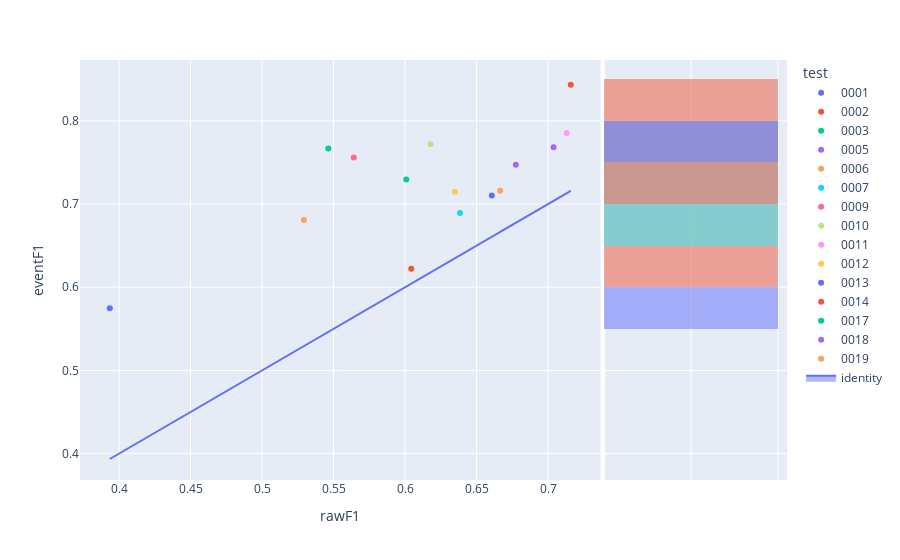

Notebook code for this chart:
### Code cell
fig=px.scatter(experimentModels,x='rawF1',y='eventF1',color='test',hover_name='modelId', marginal_y="histogram")
fig.add_trace(
    go.Scatter(x=experimentModels['rawF1'], y=experimentModels['rawF1'], name="identity", mode='lines',fill="toself")
)
fig.show()

### Figure 1 — Plotly figure (JSON) as saved in the notebook; plotly's stock layout.template omitted (floating-point values rounded to 4 significant figures)
{"data": [{"hovertemplate": "<b>%{hovertext}</b><br><br>test=0001<br>rawF1=%{x}<br>eventF1=%{y}<extra></extra>", "hovertext": ["f3ec491b-0006-4caa-ae15-ae896cb2d67e"], "legendgroup": "0001", "marker": {"color": "#636efa", "symbol": "circle"}, "mode": "markers", "name": "0001", "orientation": "v", "showlegend": true, "type": "scatter", "x": [0.3936], "xaxis": "x", "y": [0.5747], "yaxis": "y"}, {"alignmentgroup": "True", "bingroup": "y", "hovertemplate": "test=0001<br>eventF1=%{y}<br>count=%{x}<extra></extra>", "legendgroup": "0001", "marker": {"color": "#636efa"}, "name": "0001", "offsetgroup": "0001", "opacity": 0.5, "showlegend": false, "type": "histogram", "xaxis": "x2", "y": [0.5747], "yaxis": "y2"}, {"hovertemplate": "<b>%{hovertext}</b><br><br>test=0002<br>rawF1=%{x}<br>eventF1=%{y}<extra></extra>", "hovertext": ["6491a608-d9e0-4af8-bfcb-4213b7921942"], "legendgroup": "0002", "marker": {"color": "#EF553B", "symbol": "circle"}, "mode": "markers", "name": "0002", "orientation": "v", "showlegend": true, "type": "scatter", "x": [0.7159], "xaxis": "x", "y": [0.8434], "yaxis": "y"}, {"alignmentgroup": "True", "bingroup": "y", "hovertemplate": "test=0002<br>eventF1=%{y}<br>count=%{x}<extra></extra>", "legendgroup": "0002", "marker": {"color": "#EF553B"}, "name": "0002", "offsetgroup": "0002", "opacity": 0.5, "showlegend": false, "type": "histogram", "xaxis": "x2", "y": [0.8434], "yaxis": "y2"}, {"hovertemplate": "<b>%{hovertext}</b><br><br>test=0003<br>rawF1=%{x}<br>eventF1=%{y}<extra></extra>", "hovertext": ["257f50f6-47f8-43cb-bd89-084609bb54f4"], "legendgroup": "0003", "marker": {"color": "#00cc96", "symbol": "circle"}, "mode": "markers", "name": "0003", "orientation": "v", "showlegend": true, "type": "scatter", "x": [0.6008], "xaxis": "x", "y": [0.7296], "yaxis": "y"}, {"alignmentgroup": "True", "bingroup": "y", "hovertemplate": "test=0003<br>eventF1=%{y}<br>count=%{x}<extra></extra>", "legendgroup": "0003", "marker": {"color": "#00cc96"}, "name": "0003", "offsetgroup": "0003", "opacity": 0.5, "showlegend": false, "type": "histogram", "xaxis": "x2", "y": [0.7296], "yaxis": "y2"}, {"hovertemplate": "<b>%{hovertext}</b><br><br>test=0005<br>rawF1=%{x}<br>eventF1=%{y}<extra></extra>", "hovertext": ["1531e4ee-35ce-4d1c-a1f9-c3c93a7adb13"], "legendgroup": "0005", "marker": {"color": "#ab63fa", "symbol": "circle"}, "mode": "markers", "name": "0005", "orientation": "v", "showlegend": true, "type": "scatter", "x": [0.6774], "xaxis": "x", "y": [0.7472], "yaxis": "y"}, {"alignmentgroup": "True", "bingroup": "y", "hovertemplate": "test=0005<br>eventF1=%{y}<br>count=%{x}<extra></extra>", "legendgroup": "0005", "marker": {"color": "#ab63fa"}, "name": "0005", "offsetgroup": "0005", "opacity": 0.5, "showlegend": false, "type": "histogram", "xaxis": "x2", "y": [0.7472], "yaxis": "y2"}, {"hovertemplate": "<b>%{hovertext}</b><br><br>test=0006<br>rawF1=%{x}<br>eventF1=%{y}<extra></extra>", "hovertext": ["ea67e468-eb31-4b91-9973-01efd704fdfd"], "legendgroup": "0006", "marker": {"color": "#FFA15A", "symbol": "circle"}, "mode": "markers", "name": "0006", "orientation": "v", "showlegend": true, "type": "scatter", "x": [0.5293], "xaxis": "x", "y": [0.6809], "yaxis": "y"}, {"alignmentgroup": "True", "bingroup": "y", "hovertemplate": "test=0006<br>eventF1=%{y}<br>count=%{x}<extra></extra>", "legendgroup": "0006", "marker": {"color": "#FFA15A"}, "name": "0006", "offsetgroup": "0006", "opacity": 0.5, "showlegend": false, "type": "histogram", "xaxis": "x2", "y": [0.6809], "yaxis": "y2"}, {"hovertemplate": "<b>%{hovertext}</b><br><br>test=0007<br>rawF1=%{x}<br>eventF1=%{y}<extra></extra>", "hovertext": ["36af1678-f8a9-4522-bf98-7726af8393a9"], "legendgroup": "0007", "marker": {"color": "#19d3f3", "symbol": "circle"}, "mode": "markers", "name": "0007", "orientation": "v", "showlegend": true, "type": "scatter", "x": [0.6384], "xaxis": "x", "y": [0.6892], "yaxis": "y"}, {"alignmentgroup": "True", "bingroup": "y", "hovertemplate": "test=0007<br>eventF1=%{y}<br>count=%{x}<extra></extra>", "legendgroup": "0007", "marker": {"color": "#19d3f3"}, "name": "0007", "offsetgroup": "0007", "opacity": 0.5, "showlegend": false, "type": "histogram", "xaxis": "x2", "y": [0.6892], "yaxis": "y2"}, {"hovertemplate": "<b>%{hovertext}</b><br><br>test=0009<br>rawF1=%{x}<br>eventF1=%{y}<extra></extra>", "hovertext": ["da8325b6-379e-496f-acb8-3c105a943c56"], "legendgroup": "0009", "marker": {"color": "#FF6692", "symbol": "circle"}, "mode": "markers", "name": "0009", "orientation": "v", "showlegend": true, "type": "scatter", "x": [0.5641], "xaxis": "x", "y": [0.7559], "yaxis": "y"}, {"alignmentgroup": "True", "bingroup": "y", "hovertemplate": "test=0009<br>eventF1=%{y}<br>count=%{x}<extra></extra>", "legendgroup": "0009", "marker": {"color": "#FF6692"}, "name": "0009", "offsetgroup": "0009", "opacity": 0.5, "showlegend": false, "type": "histogram", "xaxis": "x2", "y": [0.7559], "yaxis": "y2"}, {"hovertemplate": "<b>%{hovertext}</b><br><br>test=0010<br>rawF1=%{x}<br>eventF1=%{y}<extra></extra>", "hovertext": ["a832e8e9-3213-4caf-b34f-cdd51a27167b"], "legendgroup": "0010", "marker": {"color": "#B6E880", "symbol": "circle"}, "mode": "markers", "name": "0010", "orientation": "v", "showlegend": true, "type": "scatter", "x": [0.6178], "xaxis": "x", "y": [0.7719], "yaxis": "y"}, {"alignmentgroup": "True", "bingroup": "y", "hovertemplate": "test=0010<br>eventF1=%{y}<br>count=%{x}<extra></extra>", "legendgroup": "0010", "marker": {"color": "#B6E880"}, "name": "0010", "offsetgroup": "0010", "opacity": 0.5, "showlegend": false, "type": "histogram", "xaxis": "x2", "y": [0.7719], "yaxis": "y2"}, {"hovertemplate": "<b>%{hovertext}</b><br><br>test=0011<br>rawF1=%{x}<br>eventF1=%{y}<extra></extra>", "hovertext": ["8e0df4bf-4d23-4aa8-aa60-b26ac4bc4dbf"], "legendgroup": "0011", "marker": {"color": "#FF97FF", "symbol": "circle"}, "mode": "markers", "name": "0011", "orientation": "v", "showlegend": true, "type": "scatter", "x": [0.713], "xaxis": "x", "y": [0.7853], "yaxis": "y"}, {"alignmentgroup": "True", "bingroup": "y", "hovertemplate": "test=0011<br>eventF1=%{y}<br>count=%{x}<extra></extra>", "legendgroup": "0011", "marker": {"color": "#FF97FF"}, "name": "0011", "offsetgroup": "0011", "opacity": 0.5, "showlegend": false, "type": "histogram", "xaxis": "x2", "y": [0.7853], "yaxis": "y2"}, {"hovertemplate": "<b>%{hovertext}</b><br><br>test=0012<br>rawF1=%{x}<br>eventF1=%{y}<extra></extra>", "hovertext": ["a4b03b48-4c81-4340-b92a-12f602f553a2"], "legendgroup": "0012", "marker": {"color": "#FECB52", "symbol": "circle"}, "mode": "markers", "name": "0012", "orientation": "v", "showlegend": true, "type": "scatter", "x": [0.6349], "xaxis": "x", "y": [0.7147], "yaxis": "y"}, {"alignmentgroup": "True", "bingroup": "y", "hovertemplate": "test=0012<br>eventF1=%{y}<br>count=%{x}<extra></extra>", "legendgroup": "0012", "marker": {"color": "#FECB52"}, "name": "0012", "offsetgroup": "0012", "opacity": 0.5, "showlegend": false, "type": "histogram", "xaxis": "x2", "y": [0.7147], "yaxis": "y2"}, {"hovertemplate": "<b>%{hovertext}</b><br><br>test=0013<br>rawF1=%{x}<br>eventF1=%{y}<extra></extra>", "hovertext": ["36e2b73b-50a2-4f5b-a897-2d47546b9d67"], "legendgroup": "0013", "marker": {"color": "#636efa", "symbol": "circle"}, "mode": "markers", "name": "0013", "orientation": "v", "showlegend": true, "type": "scatter", "x": [0.6606], "xaxis": "x", "y": [0.7104], "yaxis": "y"}, {"alignmentgroup": "True", "bingroup": "y", "hovertemplate": "test=0013<br>eventF1=%{y}<br>count=%{x}<extra></extra>", "legendgroup": "0013", "marker": {"color": "#636efa"}, "name": "0013", "offsetgroup": "0013", "opacity": 0.5, "showlegend": false, "type": "histogram", "xaxis": "x2", "y": [0.7104], "yaxis": "y2"}, {"hovertemplate": "<b>%{hovertext}</b><br><br>test=0014<br>rawF1=%{x}<br>eventF1=%{y}<extra></extra>", "hovertext": ["4c85ce88-cb17-4ddb-b740-096dc6a82d9d"], "legendgroup": "0014", "marker": {"color": "#EF553B", "symbol": "circle"}, "mode": "markers", "name": "0014", "orientation": "v", "showlegend": true, "type": "scatter", "x": [0.6043], "xaxis": "x", "y": [0.6223], "yaxis": "y"}, {"alignmentgroup": "True", "bingroup": "y", "hovertemplate": "test=0014<br>eventF1=%{y}<br>count=%{x}<extra></extra>", "legendgroup": "0014", "marker": {"color": "#EF553B"}, "name": "0014", "offsetgroup": "0014", "opacity": 0.5, "showlegend": false, "type": "histogram", "xaxis": "x2", "y": [0.6223], "yaxis": "y2"}, {"hovertemplate": "<b>%{hovertext}</b><br><br>test=0017<br>rawF1=%{x}<br>eventF1=%{y}<extra></extra>", "hovertext": ["190d11b0-5ffe-4468-bceb-b8eb940b8f68"], "legendgroup": "0017", "marker": {"color": "#00cc96", "symbol": "circle"}, "mode": "markers", "name": "0017", "orientation": "v", "showlegend": true, "type": "scatter", "x": [0.5464], "xaxis": "x", "y": [0.7667], "yaxis": "y"}, {"alignmentgroup": "True", "bingroup": "y", "hovertemplate": "test=0017<br>eventF1=%{y}<br>count=%{x}<extra></extra>", "legendgroup": "0017", "marker": {"color": "#00cc96"}, "name": "0017", "offsetgroup": "0017", "opacity": 0.5, "showlegend": false, "type": "histogram", "xaxis": "x2", "y": [0.7667], "yaxis": "y2"}, {"hovertemplate": "<b>%{hovertext}</b><br><br>test=0018<br>rawF1=%{x}<br>eventF1=%{y}<extra></extra>", "hovertext": ["7966aa35-e638-45df-bea9-250c33a3ca62"], "legendgroup": "0018", "marker": {"color": "#ab63fa", "symbol": "circle"}, "mode": "markers", "name": "0018", "orientation": "v", "showlegend": true, "type": "scatter", "x": [0.7038], "xaxis": "x", "y": [0.7683], "yaxis": "y"}, {"alignmentgroup": "True", "bingroup": "y", "hovertemplate": "test=0018<br>eventF1=%{y}<br>count=%{x}<extra></extra>", "legendgroup": "0018", "marker": {"color": "#ab63fa"}, "name": "0018", "offsetgroup": "0018", "opacity": 0.5, "showlegend": false, "type": "histogram", "xaxis": "x2", "y": [0.7683], "yaxis": "y2"}, {"hovertemplate": "<b>%{hovertext}</b><br><br>test=0019<br>rawF1=%{x}<br>eventF1=%{y}<extra></extra>", "hovertext": ["6d036104-a9ed-4fe7-9d7c-14f319e9d0d8"], "legendgroup": "0019", "marker": {"color": "#FFA15A", "symbol": "circle"}, "mode": "markers", "name": "0019", "orientation": "v", "showlegend": true, "type": "scatter", "x": [0.6665], "xaxis": "x", "y": [0.7159], "yaxis": "y"}, {"alignmentgroup": "True", "bingroup": "y", "hovertemplate": "test=0019<br>eventF1=%{y}<br>count=%{x}<extra></extra>", "legendgroup": "0019", "marker": {"color": "#FFA15A"}, "name": "0019", "offsetgroup": "0019", "opacity": 0.5, "showlegend": false, "type": "histogram", "xaxis": "x2", "y": [0.7159], "yaxis": "y2"}, {"fill": "toself", "mode": "lines", "name": "identity", "type": "scatter", "x": [0.3936, 0.7159, 0.6008, 0.6774, 0.5293, 0.6384, 0.5641, 0.6178, 0.713, 0.6349, 0.6606, 0.6043, 0.5464, 0.7038, 0.6665], "y": [0.3936, 0.7159, 0.6008, 0.6774, 0.5293, 0.6384, 0.5641, 0.6178, 0.713, 0.6349, 0.6606, 0.6043, 0.5464, 0.7038, 0.6665]}], "layout": {"barmode": "overlay", "legend": {"title": {"text": "test"}, "tracegroupgap": 0}, "margin": {"t": 60}, "xaxis": {"anchor": "y", "domain": [0, 0.7363], "title": {"text": "rawF1"}}, "xaxis2": {"anchor": "y2", "domain": [0.7413, 1], "matches": "x2", "showgrid": true, "showline": false, "showticklabels": false, "ticks": ""}, "yaxis": {"anchor": "x", "domain": [0, 1], "title": {"text": "eventF1"}}, "yaxis2": {"anchor": "x2", "domain": [0, 1], "matches": "y", "showgrid": true, "showticklabels": false}}}
